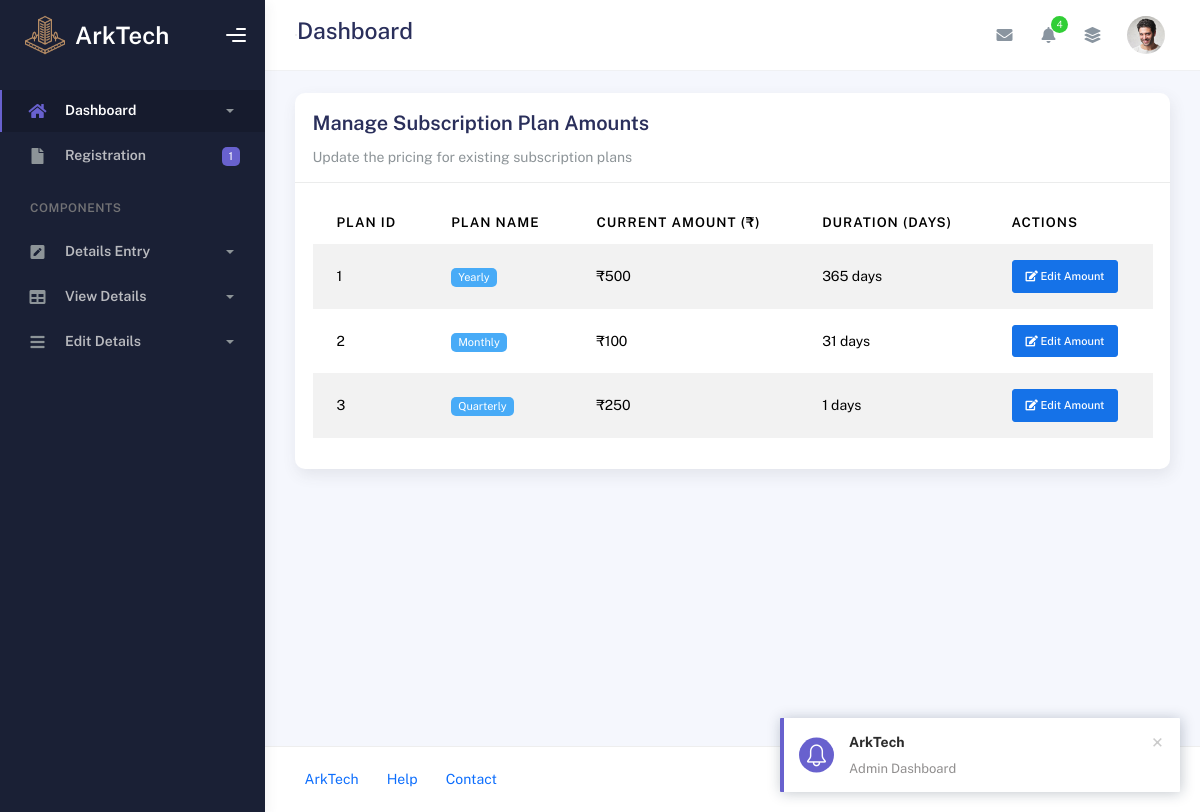
Before: /Admin/subscription.php with the older database file.
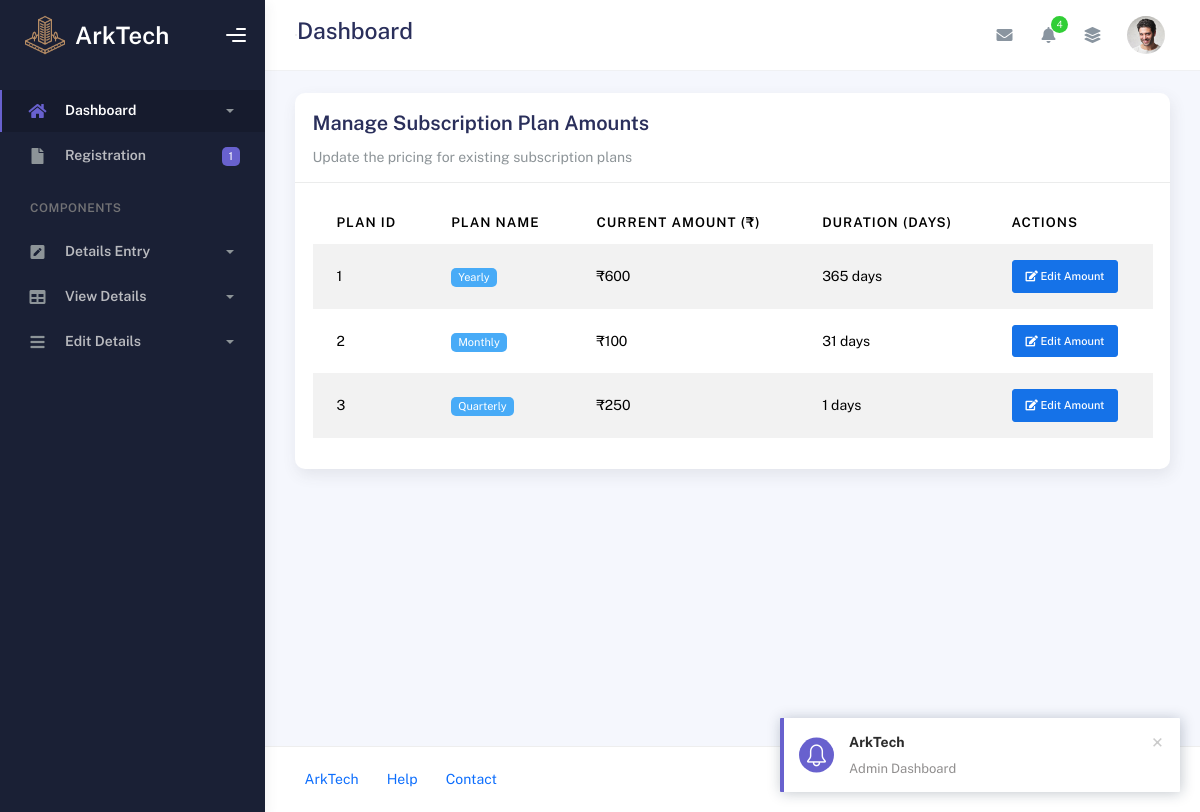
After: the same page with the newer database file.
### tables this page shows
CREATE TABLE IF NOT EXISTS `tbl_plan` (
  `plan_id` int NOT NULL AUTO_INCREMENT,
  `plan_name` varchar(100) NOT NULL,
  `amount` int NOT NULL,
  `duration` int NOT NULL,
  PRIMARY KEY (`plan_id`)
);

### dboperation.php (called while the page is built, shortened)
<?php
class dboperation
{
    public $con,$res;
    function __construct()
    {
        $this->con=mysqli_connect("localhost","root","","arktech");
    }
    public function executequery($sql)
    {
        $this->res=mysqli_query($this->con,$sql);
        return $this->res;
    }
}
?>

### Admin/subscription.php (the view, shortened to what this page needs)
<?php
include_once('header.php');
include_once("../dboperation.php");
$obj=new dboperation();
$sql="select * from tbl_plan ORDER BY plan_id";
$res = $obj->executequery($sql);
?>
  <div class="container">
    <div class="page-inner">
      <div class="row">
        <div class="col-md-12">
          <div class="card">
            <div class="card-header">
              <div class="card-title">Manage Subscription Plan Amounts</div>
              <div class="card-category">Update the pricing for existing subscription plans</div>
            </div>
            <div class="card-body">
              <div class="table-responsive">
                <table class="table table-striped table-hover">
                  <thead>
                    <tr>
                      <th>Plan ID</th>
                      <th>Plan Name</th>
                      <th>Current Amount (₹)</th>
                      <th>Duration (Days)</th>
                      <th>Actions</th>
                    </tr>
                  </thead>
                  <tbody>
                    <?php while($r = mysqli_fetch_array($res)) { ?>
                    <tr>
                      <td><?php echo $r['plan_id']; ?></td>
                      <td><span class="badge badge-info"><?php echo ucfirst($r['plan_name']); ?></span></td>
                      <td>₹<?php echo $r['amount']; ?></td>
                      <td><?php echo $r['duration']; ?> days</td>
                      <td>
                        <button class="btn btn-primary btn-sm" onclick="editPlan(<?php echo $r['plan_id']; ?>, '<?php echo $r['plan_name']; ?>', <?php echo $r['amount']; ?>, <?php echo $r['duration']; ?>)">
                          <i class="fas fa-edit"></i> Edit Amount
                        </button>
                      </td>
                    </tr>
                    <?php } ?>
                  </tbody>
                </table>
              </div>
            </div>
          </div>
        </div>
      </div>
    </div>
  </div>
<?php include('footer.php'); ?>

Changed rows visible on the page:
changed tbl_plan "Yearly": amount "500" → "600"
